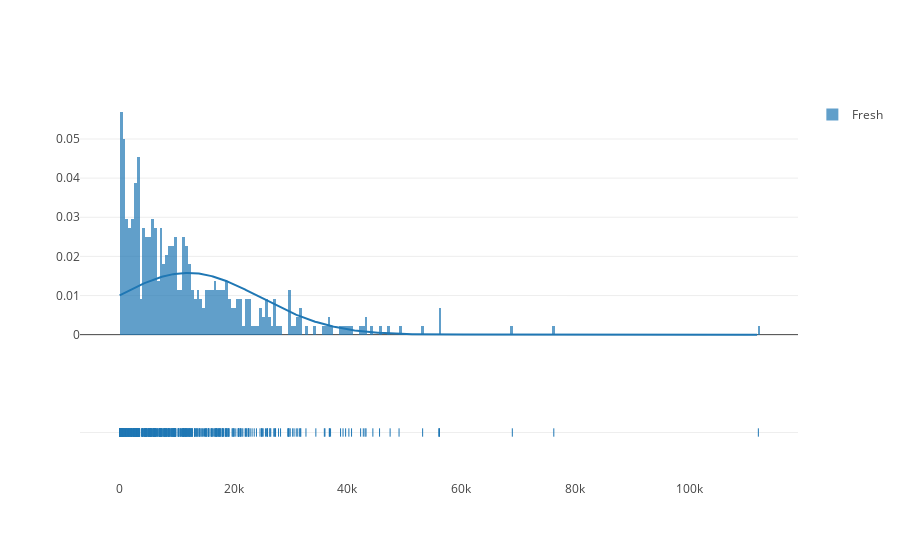
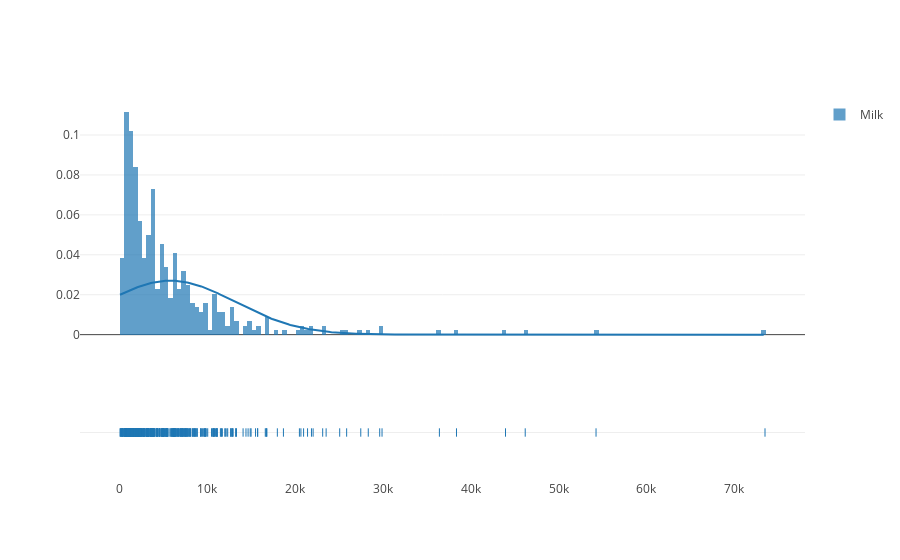
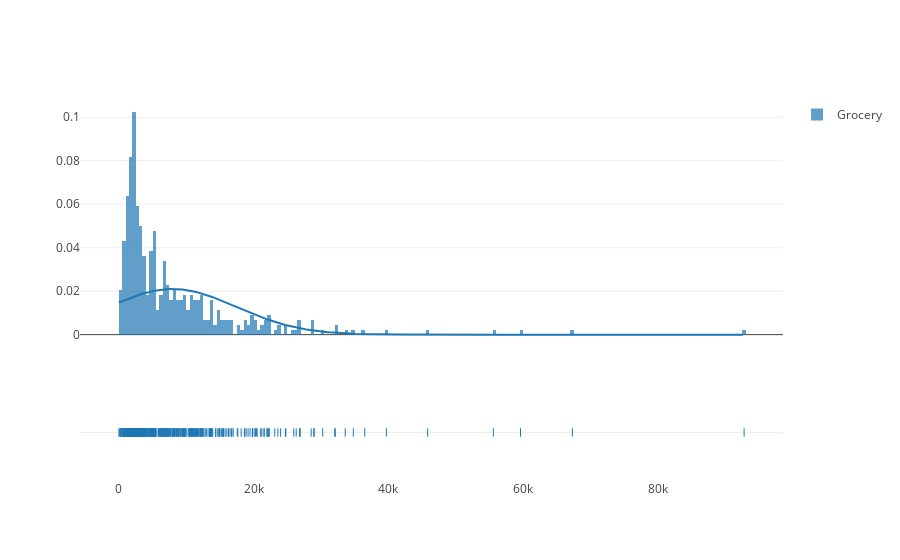
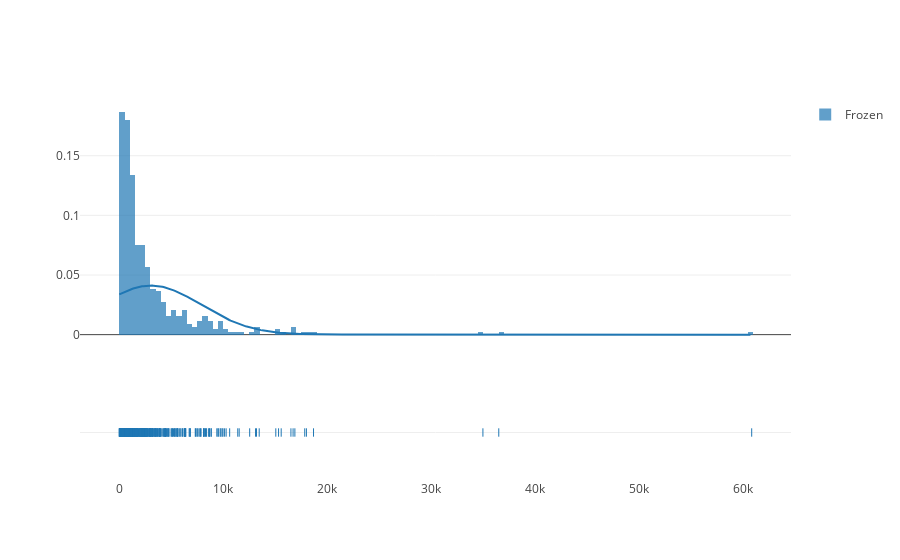

Notebook source saved alongside these figures, in order:
### Code cell
for column in data.columns:
    fig = ff.create_distplot([data[column]], [column], bin_size=500, histnorm='probability', curve_type='normal')
    py.iplot(fig)

### Figure 1 — Plotly figure (JSON) as saved in the notebook; plotly's stock layout.template omitted (floating-point values rounded to 4 significant figures; data arrays with more than 128 entries replaced by an {"elided": "..."} marker saying what was removed)
{"data": [{"autobinx": false, "histnorm": "probability", "legendgroup": "Fresh", "marker": {"color": "rgb(31, 119, 180)"}, "name": "Fresh", "opacity": 0.7, "type": "histogram", "uid": "aae7c1b8-c19e-11e8-a044-e4a7a085a6b4", "x": {"elided": "440 int values"}, "xaxis": "x", "xbins": {"end": 112151, "size": 500, "start": 3}, "yaxis": "y"}, {"legendgroup": "Fresh", "marker": {"color": "rgb(31, 119, 180)"}, "mode": "lines", "name": "Fresh", "showlegend": false, "type": "scatter", "uid": "aae7c1b9-c19e-11e8-90a4-e4a7a085a6b4", "x": {"elided": "500 float values"}, "xaxis": "x", "y": {"elided": "500 float values"}, "yaxis": "y"}, {"legendgroup": "Fresh", "marker": {"color": "rgb(31, 119, 180)", "symbol": "line-ns-open"}, "mode": "markers", "name": "Fresh", "showlegend": false, "type": "scatter", "uid": "aae7c1ba-c19e-11e8-93c1-e4a7a085a6b4", "x": {"elided": "440 int values"}, "xaxis": "x", "y": {"elided": "440 str values"}, "yaxis": "y2"}], "layout": {"barmode": "overlay", "hovermode": "closest", "legend": {"traceorder": "reversed"}, "xaxis": {"anchor": "y2", "domain": [0, 1], "zeroline": false}, "yaxis": {"anchor": "free", "domain": [0.35, 1], "position": 0}, "yaxis2": {"anchor": "x", "domain": [0, 0.25], "dtick": 1, "showticklabels": false}}}

### Figure 2 — Plotly figure (JSON) as saved in the notebook; plotly's stock layout.template omitted (floating-point values rounded to 4 significant figures; data arrays with more than 128 entries replaced by an {"elided": "..."} marker saying what was removed)
{"data": [{"autobinx": false, "histnorm": "probability", "legendgroup": "Milk", "marker": {"color": "rgb(31, 119, 180)"}, "name": "Milk", "opacity": 0.7, "type": "histogram", "uid": "aaf57d98-c19e-11e8-9198-e4a7a085a6b4", "x": {"elided": "440 int values"}, "xaxis": "x", "xbins": {"end": 73498, "size": 500, "start": 55}, "yaxis": "y"}, {"legendgroup": "Milk", "marker": {"color": "rgb(31, 119, 180)"}, "mode": "lines", "name": "Milk", "showlegend": false, "type": "scatter", "uid": "aaf57d99-c19e-11e8-8b9a-e4a7a085a6b4", "x": {"elided": "500 float values"}, "xaxis": "x", "y": {"elided": "500 float values"}, "yaxis": "y"}, {"legendgroup": "Milk", "marker": {"color": "rgb(31, 119, 180)", "symbol": "line-ns-open"}, "mode": "markers", "name": "Milk", "showlegend": false, "type": "scatter", "uid": "aaf57d9a-c19e-11e8-855d-e4a7a085a6b4", "x": {"elided": "440 int values"}, "xaxis": "x", "y": {"elided": "440 str values"}, "yaxis": "y2"}], "layout": {"barmode": "overlay", "hovermode": "closest", "legend": {"traceorder": "reversed"}, "xaxis": {"anchor": "y2", "domain": [0, 1], "zeroline": false}, "yaxis": {"anchor": "free", "domain": [0.35, 1], "position": 0}, "yaxis2": {"anchor": "x", "domain": [0, 0.25], "dtick": 1, "showticklabels": false}}}

### Figure 3 — Plotly figure (JSON) as saved in the notebook; plotly's stock layout.template omitted (floating-point values rounded to 4 significant figures; data arrays with more than 128 entries replaced by an {"elided": "..."} marker saying what was removed)
{"data": [{"autobinx": false, "histnorm": "probability", "legendgroup": "Grocery", "marker": {"color": "rgb(31, 119, 180)"}, "name": "Grocery", "opacity": 0.7, "type": "histogram", "uid": "ab013d0a-c19e-11e8-bfcc-e4a7a085a6b4", "x": {"elided": "440 int values"}, "xaxis": "x", "xbins": {"end": 92780, "size": 500, "start": 3}, "yaxis": "y"}, {"legendgroup": "Grocery", "marker": {"color": "rgb(31, 119, 180)"}, "mode": "lines", "name": "Grocery", "showlegend": false, "type": "scatter", "uid": "ab013d0b-c19e-11e8-903c-e4a7a085a6b4", "x": {"elided": "500 float values"}, "xaxis": "x", "y": {"elided": "500 float values"}, "yaxis": "y"}, {"legendgroup": "Grocery", "marker": {"color": "rgb(31, 119, 180)", "symbol": "line-ns-open"}, "mode": "markers", "name": "Grocery", "showlegend": false, "type": "scatter", "uid": "ab013d0c-c19e-11e8-9a9c-e4a7a085a6b4", "x": {"elided": "440 int values"}, "xaxis": "x", "y": {"elided": "440 str values"}, "yaxis": "y2"}], "layout": {"barmode": "overlay", "hovermode": "closest", "legend": {"traceorder": "reversed"}, "xaxis": {"anchor": "y2", "domain": [0, 1], "zeroline": false}, "yaxis": {"anchor": "free", "domain": [0.35, 1], "position": 0}, "yaxis2": {"anchor": "x", "domain": [0, 0.25], "dtick": 1, "showticklabels": false}}}

### Figure 4 — Plotly figure (JSON) as saved in the notebook; plotly's stock layout.template omitted (floating-point values rounded to 4 significant figures; data arrays with more than 128 entries replaced by an {"elided": "..."} marker saying what was removed)
{"data": [{"autobinx": false, "histnorm": "probability", "legendgroup": "Frozen", "marker": {"color": "rgb(31, 119, 180)"}, "name": "Frozen", "opacity": 0.7, "type": "histogram", "uid": "ab0e0e3e-c19e-11e8-bf75-e4a7a085a6b4", "x": {"elided": "440 int values"}, "xaxis": "x", "xbins": {"end": 60869, "size": 500, "start": 25}, "yaxis": "y"}, {"legendgroup": "Frozen", "marker": {"color": "rgb(31, 119, 180)"}, "mode": "lines", "name": "Frozen", "showlegend": false, "type": "scatter", "uid": "ab0e0e3f-c19e-11e8-9205-e4a7a085a6b4", "x": {"elided": "500 float values"}, "xaxis": "x", "y": {"elided": "500 float values"}, "yaxis": "y"}, {"legendgroup": "Frozen", "marker": {"color": "rgb(31, 119, 180)", "symbol": "line-ns-open"}, "mode": "markers", "name": "Frozen", "showlegend": false, "type": "scatter", "uid": "ab0e0e40-c19e-11e8-8fc9-e4a7a085a6b4", "x": {"elided": "440 int values"}, "xaxis": "x", "y": {"elided": "440 str values"}, "yaxis": "y2"}], "layout": {"barmode": "overlay", "hovermode": "closest", "legend": {"traceorder": "reversed"}, "xaxis": {"anchor": "y2", "domain": [0, 1], "zeroline": false}, "yaxis": {"anchor": "free", "domain": [0.35, 1], "position": 0}, "yaxis2": {"anchor": "x", "domain": [0, 0.25], "dtick": 1, "showticklabels": false}}}
